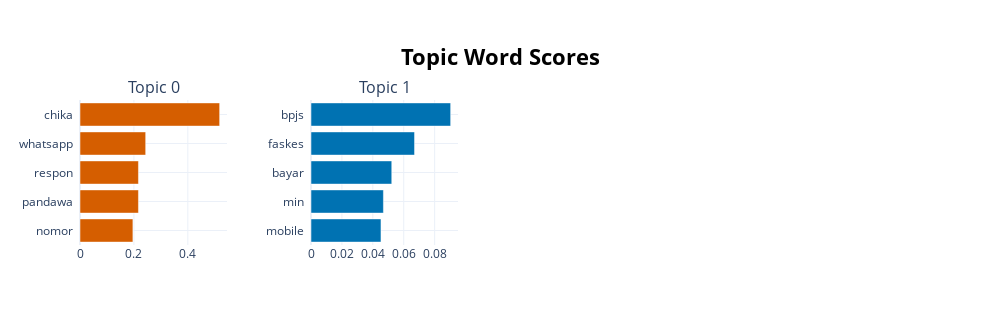

Notebook source saved alongside this figure:
### Code cell
fig = topic_model.visualize_barchart()
fig

### Figure 1 — Plotly figure (JSON) as saved in the notebook; plotly's stock layout.template omitted (floating-point values rounded to 4 significant figures)
{"data": [{"marker": {"color": "#D55E00"}, "orientation": "h", "type": "bar", "x": [0.1963, 0.2168, 0.2168, 0.2437, 0.5181], "xaxis": "x", "y": ["nomor  ", "pandawa  ", "respon  ", "whatsapp  ", "chika  "], "yaxis": "y"}, {"marker": {"color": "#0072B2"}, "orientation": "h", "type": "bar", "x": [0.04527, 0.04685, 0.05225, 0.06699, 0.09035], "xaxis": "x2", "y": ["mobile  ", "min  ", "bayar  ", "faskes  ", "bpjs  "], "yaxis": "y2"}], "layout": {"annotations": [{"font": {"size": 16}, "showarrow": false, "text": "Topic 0", "x": 0.0875, "xanchor": "center", "xref": "paper", "y": 1, "yanchor": "bottom", "yref": "paper"}, {"font": {"size": 16}, "showarrow": false, "text": "Topic 1", "x": 0.3625, "xanchor": "center", "xref": "paper", "y": 1, "yanchor": "bottom", "yref": "paper"}], "height": 325, "hoverlabel": {"bgcolor": "white", "font": {"family": "Rockwell", "size": 16}}, "showlegend": false, "title": {"font": {"color": "Black", "size": 22}, "text": "<b>Topic Word Scores", "x": 0.5, "xanchor": "center", "yanchor": "top"}, "width": 1000, "xaxis": {"anchor": "y", "domain": [0, 0.175], "showgrid": true}, "xaxis2": {"anchor": "y2", "domain": [0.275, 0.45], "showgrid": true}, "xaxis3": {"anchor": "y3", "domain": [0.55, 0.725], "showgrid": true}, "xaxis4": {"anchor": "y4", "domain": [0.825, 1], "showgrid": true}, "yaxis": {"anchor": "x", "domain": [0, 1], "showgrid": true}, "yaxis2": {"anchor": "x2", "domain": [0, 1], "showgrid": true}, "yaxis3": {"anchor": "x3", "domain": [0, 1], "showgrid": true}, "yaxis4": {"anchor": "x4", "domain": [0, 1], "showgrid": true}}}
